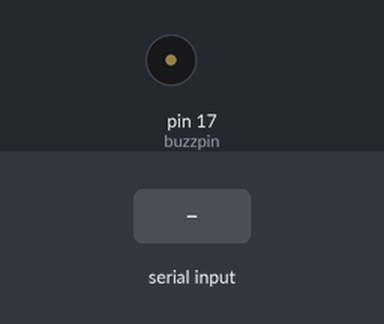
A sketch run on a simulated Arduino Uno, built with avr-gcc and run on an emulated ATmega328P. Parts: buzzer (waves = sounding, pin HIGH). The test bench sets the inputs (shaded band).

Above: at 1.2 s.
1.3 s: "a" received over Serial
At 2.0 s:
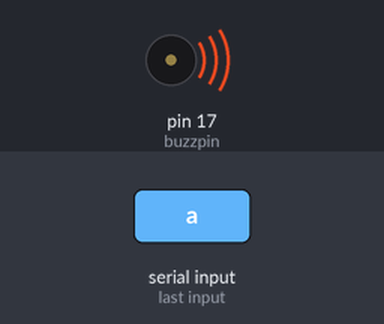
2.8 s: "z" received over Serial
At 3.1 s:
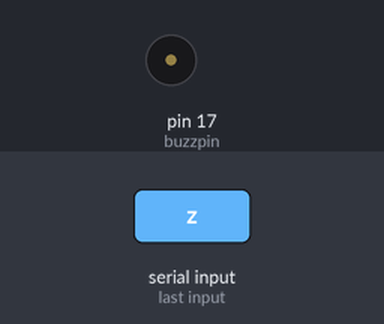
Timing chart, 0 to 5.8 s (numbered marks = the images above; inputs shaded):
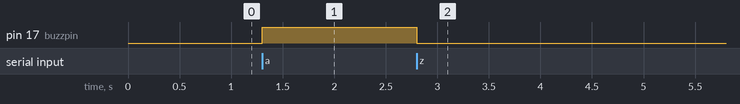

The sketch:

Buzzer.ino
```cpp
// Test CSBuzzer class
// Stephen Flores

#include "CSBuzzer.h"

CSBuzzer buzzer;

int buzzpin = 17;

void setup() {
    Serial.begin(9600);

    // buzzer.config(20);
    // buzzer.setDebugMode(true);
    //
    // delay(300);
    // noTone(20);
    // buzzer.playStartup();
    // delay(300);

    // pinMode(20, OUTPUT);
    // pinMode(21, OUTPUT);
    // delay(500);

    // Basic test
    pinMode(buzzpin, OUTPUT);
}

void loop() {
    // if (Serial.available()) {
    //     char c = Serial.read();
    //     switch (c) {
    //         case 'b':
    //             buzzer.toggle();
    //             break;
    //         case 'p':
    //             buzzer.playSong();
    //             break;
    //         case 's':
    //             buzzer.playStartup();
    //             break;
    //         case 'e':
    //             Serial.println("on");
    //             digitalWrite(20, HIGH);
    //             digitalWrite(21, LOW);
    //             break;
    //         case 'r':
    //             Serial.println("off");
    //             digitalWrite(20, LOW);
    //             digitalWrite(21, LOW);
    //             break;
    //         default:
    //             Serial.println("Invalid command");
    //     }
    // }

    // Buzzer runs infinitely in the background
    // buzzer.main();

    if (Serial.available()) {
        char c = Serial.read();
        switch (c) {
            case 'a':
                digitalWrite(buzzpin, HIGH);
                break;
            case 'z':
                digitalWrite(buzzpin, LOW);
                break;
            default:
                Serial.println("Bad command!");
        }
    }

}


// void setup() {
//     Serial.begin(9600);
//     pinMode(23, OUTPUT);
// }
// int isOn = false;
// void loop() {
//     if (Serial.available()) {
//         isOn = !isOn;
//
//         if (isOn) {
//             digitalWrite(23, HIGH);
//         } else {
//             digitalWrite(23, LOW);
//         }
//     }
// }
```

CSBuzzer.cpp
```cpp
// CSBuzzer implementation file
// Stephen Flores

#include "CSBuzzer.h"

// Initialization
CSBuzzer::CSBuzzer() {
    shouldDebug = false;
    pin = 0;
    isOn = false;

    songMode = false;
    songStartTime = 0;
    songCurrentTime = 0;
}

// Configuration
void CSBuzzer::config(int p) {
    pin = p;
    pinMode(p, OUTPUT);
    // pinMode(p + 1, OUTPUT);
    digitalWrite(pin, LOW);
    // digitalWrite(pin + 1, LOW);
    isOn = false;
    songMode = false;
    debugln("CSBuzzer: configured on pin " + String(p));
}

void CSBuzzer::setDebugMode(bool b) {
    shouldDebug = b;
}

void CSBuzzer::debugln(String s) {
    if (shouldDebug) {
        Serial.println(s);
    }
}

void CSBuzzer::debug(String s) {
    if (shouldDebug) {
        Serial.print(s);
    }
}

void CSBuzzer::activate() {
    isOn = true;
    debugln("CSBuzzer: activated");
}

void CSBuzzer::deactivate() {
    isOn = false;
    debugln("CSBuzzer: deactivated");
}

void CSBuzzer::toggle() {
    isOn = !isOn;
    debugln("CSBuzzer: toggled to state " + String(isOn));
}

void CSBuzzer::playSong() {
    songMode = !songMode;
    debugln("CSBuzzer: songMode set to " + String(songMode));
    if (songMode) {
        // set start time for song
        songStartTime = millis();
    } else {
        deactivate();
    }
}

void CSBuzzer::main() {
    // Guard songMode
    if (songMode) {
        // Run song process
        sing();
        return; // exit early
    }

    if (isOn) {
        //digitalWrite(pin, HIGH);
        //tone(pin, 700);

        digitalWrite(pin, HIGH);
        // digitalWrite(pin + 1, LOW);
    } else {
        //digitalWrite(pin, LOW);
        //tone(pin, 700);

        digitalWrite(pin, LOW);
        // digitalWrite(pin + 1, LOW);
    }

}

void CSBuzzer::sing() {
    songCurrentTime = millis() - songStartTime;
    // Oh dear
    // queue?
    // Remove from queue when deltaT exceeds node time
}

void CSBuzzer::playStartup() {
    tone(pin, 523);
    delay(300);
    tone(pin, 659);
    delay(300);
    tone(pin, 784);
    delay(300);
    tone(pin, 1046);
    delay(300);
    noTone(pin);
}
```

CSBuzzer.h
```cpp
// CSBuzzer header file
// Stephen Flores

#ifndef _CSBuzzer_h
#define _CSBuzzer_h

#include <Arduino.h>


class CSBuzzer {
public:
    // initialization
    CSBuzzer();
    void config(int p);
    void setDebugMode(bool b);

    // main
    void main();

    // toggle mode
    void activate(); // Takes effect in main();
    void deactivate();
    void toggle();
    void playSong(); // time-dependent, run like main
    void playStartup(); // Note: uses delays. Takes 1 sec.

    // Two-wire interface
private:
    bool shouldDebug;
    bool isOn;

    int pin;
    void debugln(String s);
    void debug(String s);

    bool songMode;
    long songStartTime;
    long songCurrentTime;
    void sing();
};

#endif
```

Measured:
- after the input at 1.3 s, pin 17 (buzzpin): LOW → HIGH at once
- after the input at 2.8 s, pin 17 (buzzpin): HIGH → LOW at once
